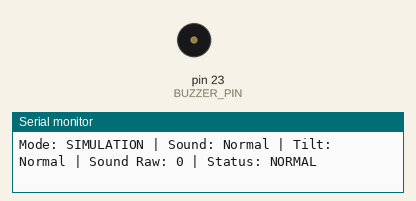
This sketch was run on a simulated Arduino Mega 2560, built with avr-gcc and run on an emulated ATmega2560. Shown: buzzer (waves = sounding, pin HIGH), the last lines printed to the serial monitor.

Above: at 2.5 s.
At 26.28 s:
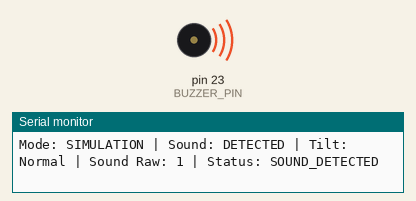
Timing chart, 0 to 27.5 s (numbered marks = the images above):
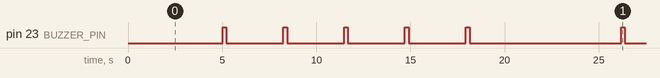

The sketch:

cheatCHER_sensor_input.ino
```cpp
#define SIMULATION_MODE true

// =====================================================
// PIN DEFINITIONS
// =====================================================

const int SOUND_PIN = 12;
const int TILT_PIN = 13;
//const int CAM_TRIGGER_PIN = 25;

const int OLED_SCL_PIN = 21;
const int OLED_SDA_PIN = 22;
const int BUZZER_PIN = 23;


// =====================================================
// SENSOR SETTINGS
// =====================================================

const int SOUND_ACTIVE_STATE = HIGH;
const int TILT_ACTIVE_STATE = HIGH;

const unsigned long EVENT_COOLDOWN_MS = 3000;


// =====================================================
// VARIABLES
// =====================================================

unsigned long lastEventTime = 0;
unsigned long simulationTimer = 0;
int simulationStep = 0;


// =====================================================
// EVENT DATA FORMAT
// =====================================================

struct SensorEvent {
  bool soundDetected;
  bool tiltDetected;
  bool cameraTriggered;
  int soundRaw;
  String eventStatus;
  unsigned long timestampMs;
};


// =====================================================
// SETUP
// =====================================================

void setup() {
  Serial.begin(115200);

  pinMode(SOUND_PIN, INPUT);
  pinMode(TILT_PIN, INPUT);
  pinMode(BUZZER_PIN, OUTPUT);

  digitalWrite(BUZZER_PIN, LOW);

  Serial.println();
  Serial.println("================================");
  Serial.println("cheatCHER Sensor Input System");
  Serial.println("================================");

  if (SIMULATION_MODE) {
    Serial.println("Mode: SIMULATION");
  } else {
    Serial.println("Mode: HARDWARE");
  }

  Serial.println("System ready.");
  Serial.println();
}


// =====================================================
// MAIN LOOP
// =====================================================

void loop() {
  SensorEvent currentEvent;

  if (SIMULATION_MODE) {
    currentEvent = readSimulatedSensors();
  } else {
    currentEvent = readHardwareSensors();
  }

  printLiveStatus(currentEvent);

  if (shouldTriggerEvent(currentEvent)) {
    currentEvent.cameraTriggered = true;
    currentEvent.eventStatus = "FLAGGED";

    activateBuzzer();
    printDetectedEvent(currentEvent);
  }

  delay(500);
}


// =====================================================
// SIMULATION SENSOR READING
// =====================================================

SensorEvent readSimulatedSensors() {
  SensorEvent eventData;

  if (millis() - simulationTimer >= 5000) {
    simulationTimer = millis();
    simulationStep++;

    if (simulationStep > 3) {
      simulationStep = 0;
    }
  }

  eventData.soundDetected = false;
  eventData.tiltDetected = false;
  eventData.cameraTriggered = false;
  eventData.soundRaw = 0;
  eventData.eventStatus = "NORMAL";
  eventData.timestampMs = millis();

  if (simulationStep == 1) {
    eventData.soundDetected = true;
    eventData.soundRaw = 1;
    eventData.eventStatus = "SOUND_DETECTED";
  }

  else if (simulationStep == 2) {
    eventData.tiltDetected = true;
    eventData.soundRaw = 0;
    eventData.eventStatus = "TILT_DETECTED";
  }

  else if (simulationStep == 3) {
    eventData.soundDetected = true;
    eventData.tiltDetected = true;
    eventData.soundRaw = 1;
    eventData.eventStatus = "TILT_AND_SOUND_DETECTED";
  }

  return eventData;
}


// =====================================================
// HARDWARE SENSOR READING
// =====================================================

SensorEvent readHardwareSensors() {
  SensorEvent eventData;

  int soundValue = digitalRead(SOUND_PIN);
  int tiltValue = digitalRead(TILT_PIN);

  eventData.soundDetected = (soundValue == SOUND_ACTIVE_STATE);
  eventData.tiltDetected = (tiltValue == TILT_ACTIVE_STATE);
  eventData.cameraTriggered = false;
  eventData.soundRaw = soundValue;
  eventData.timestampMs = millis();

  if (eventData.soundDetected && eventData.tiltDetected) {
    eventData.eventStatus = "TILT_AND_SOUND_DETECTED";
  }

  else if (eventData.soundDetected) {
    eventData.eventStatus = "SOUND_DETECTED";
  }

  else if (eventData.tiltDetected) {
    eventData.eventStatus = "TILT_DETECTED";
  }

  else {
    eventData.eventStatus = "NORMAL";
  }

  return eventData;
}


// =====================================================
// EVENT DECISION LOGIC
// =====================================================

bool shouldTriggerEvent(SensorEvent eventData) {
  bool detected = eventData.soundDetected || eventData.tiltDetected;
  bool cooldownDone = millis() - lastEventTime >= EVENT_COOLDOWN_MS;

  if (detected && cooldownDone) {
    lastEventTime = millis();
    return true;
  }

  return false;
}


// =====================================================
// BUZZER ALERT
// =====================================================

void activateBuzzer() {
  digitalWrite(BUZZER_PIN, HIGH);
  delay(200);
  digitalWrite(BUZZER_PIN, LOW);
}


// =====================================================
// LIVE SERIAL MONITOR DISPLAY
// =====================================================

void printLiveStatus(SensorEvent eventData) {
  Serial.print("Mode: ");
  Serial.print(SIMULATION_MODE ? "SIMULATION" : "HARDWARE");

  Serial.print(" | Sound: ");
  Serial.print(eventData.soundDetected ? "DETECTED" : "Normal");

  Serial.print(" | Tilt: ");
  Serial.print(eventData.tiltDetected ? "DETECTED" : "Normal");

  Serial.print(" | Sound Raw: ");
  Serial.print(eventData.soundRaw);

  Serial.print(" | Status: ");
  Serial.println(eventData.eventStatus);
}


// =====================================================
// DETECTED EVENT DISPLAY
// =====================================================

void printDetectedEvent(SensorEvent eventData) {
  Serial.println();
  Serial.println("========== EVENT DETECTED ==========");

  Serial.print("Time: ");
  Serial.println(eventData.timestampMs);

  Serial.print("Sound Detected: ");
  Serial.println(eventData.soundDetected ? "YES" : "NO");

  Serial.print("Tilt Detected: ");
  Serial.println(eventData.tiltDetected ? "YES" : "NO");

  Serial.print("Sound Raw: ");
  Serial.println(eventData.soundRaw);

  Serial.print("Event Status: ");
  Serial.println(eventData.eventStatus);

  Serial.print("Camera Triggered: ");
  Serial.println(eventData.cameraTriggered ? "YES" : "NO");

  Serial.println("====================================");
  Serial.println();
}
```

Measured:
- by itself, pin 23 (BUZZER_PIN): repeats every 21.2 s: 4 × (LOW 3.0 s, HIGH 0.20 s), LOW 8.0 s, HIGH 0.20 s
- by itself, everything shown: repeats every 21.2 s, in 10 steps
